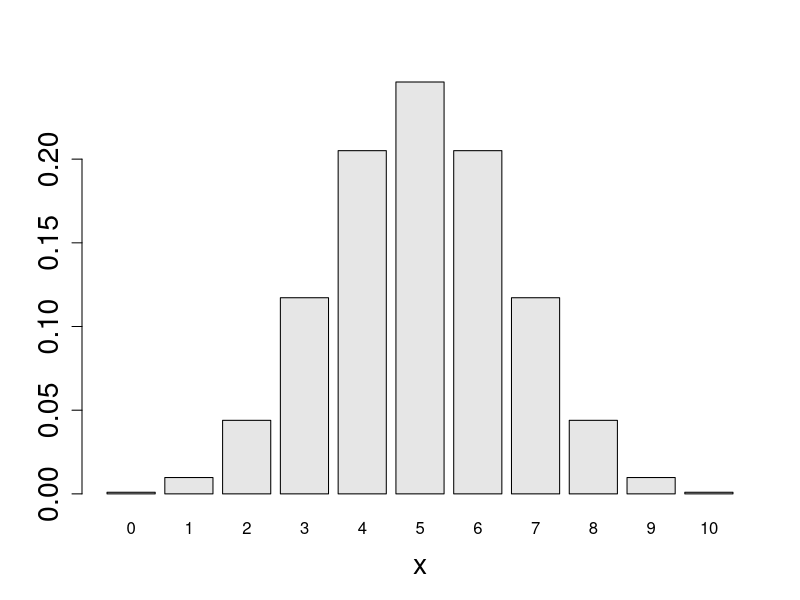
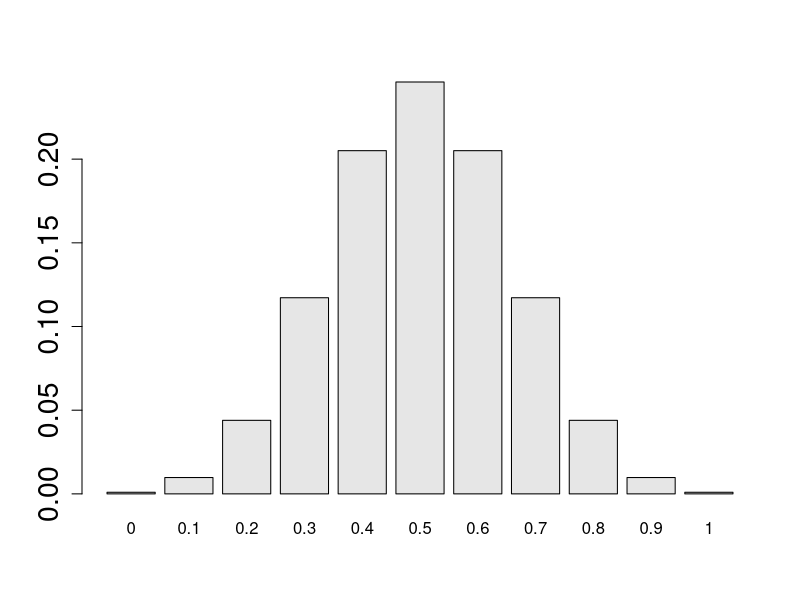
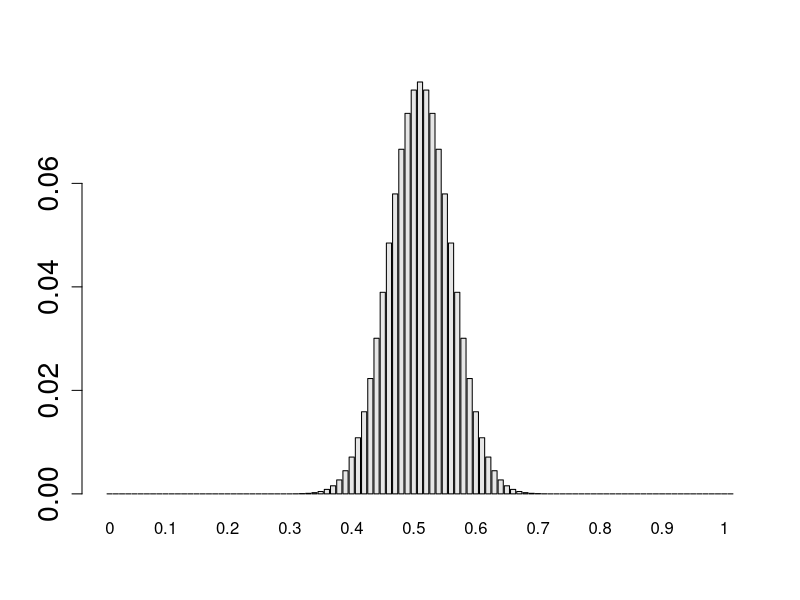
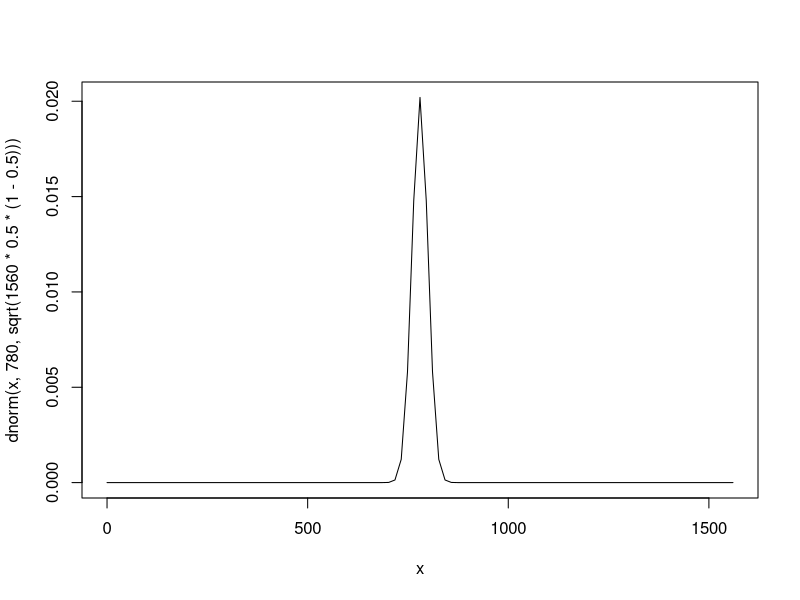
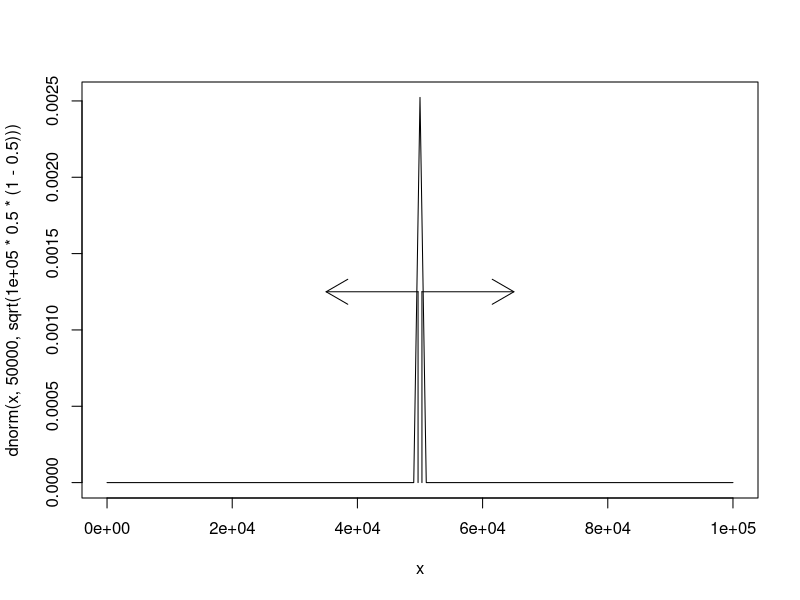
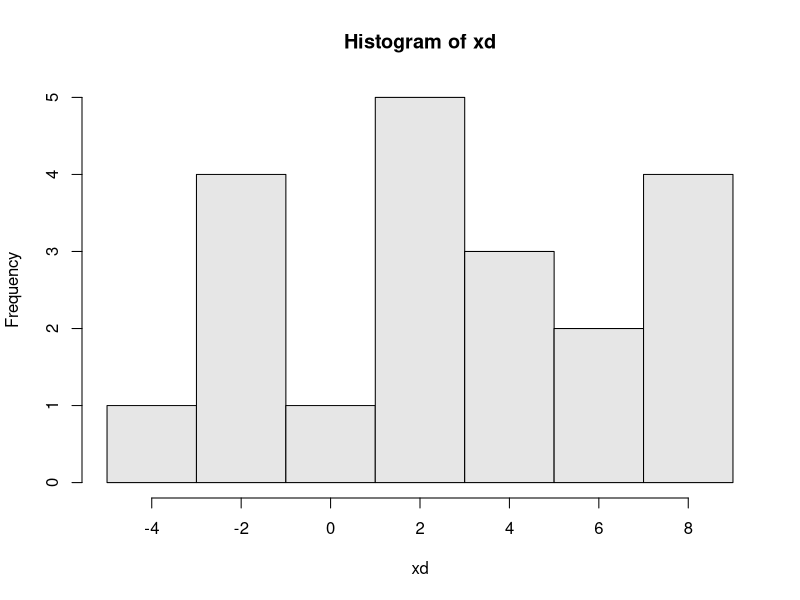
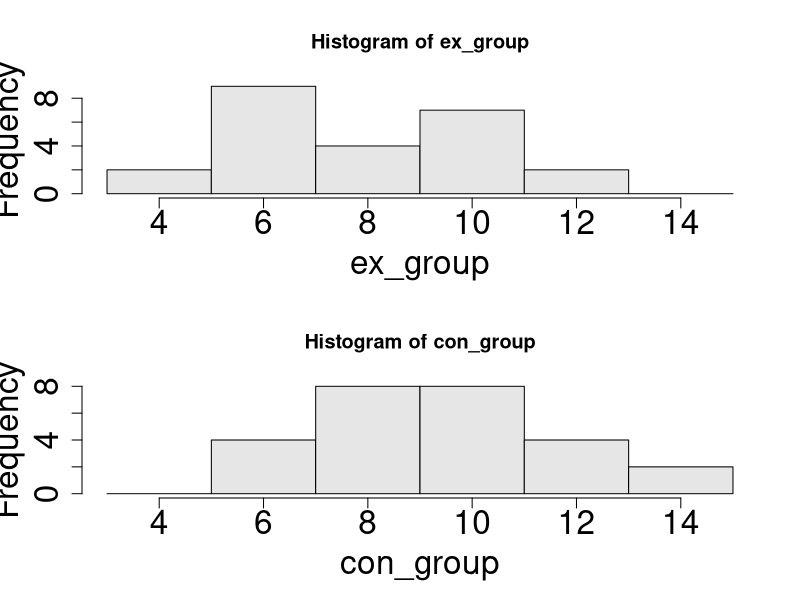
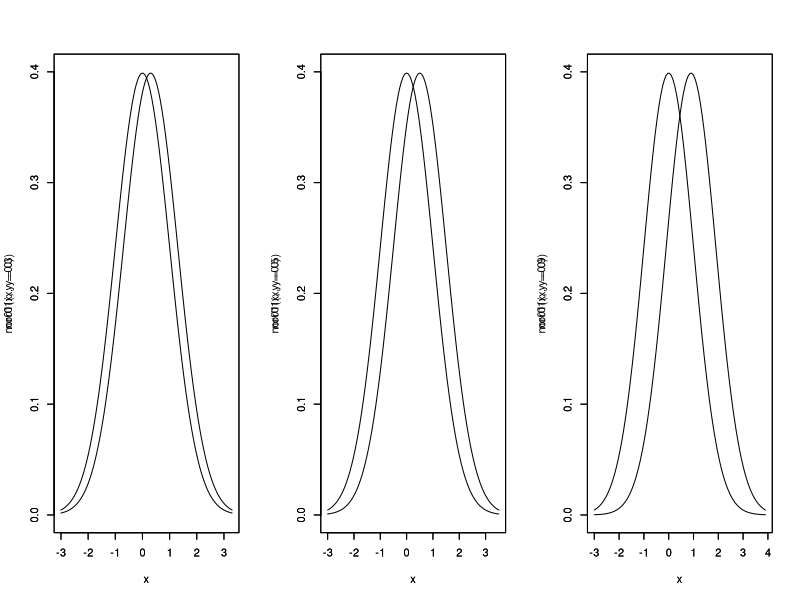

These figures' R source, in order:

##################  Chapter 1 ######################

#Figure 1-2
binom01<-function(x){dbinom(x,10,0.5)};z01<-numeric(11);    #Binomial distribution definition for n=10
for (i in 0:10){z01[i+1]<-binom01(i)}; names(z01)<-0:10
barplot(z01,ylab='',xlab='x',cex.lab=1.7,cex.axis=1.7, col=gray(0.9));#Figure1-2
round(z01*100,1);                                                  #probability indication

round(dbinom(7,10,0.5),3);                                         #Equation (1.5)
sum(round(z01*100,1)[8:11])*2;                                     #Equation (1.6)
round(dbinom(70,100,0.5),6);                                       #Equation (1.7)
pbinom(30,100,0.5)+pbinom(69,100,0.5,lower.tail =F);               #Equation (1.8)
#Note that lower.tail =T is less than, lower.tail =F is greater than

#Figure 1-4
binom01<-function(x){dbinom(x,10,0.5)};z01<-numeric(11)
for (i in 0:10){z01[i+1]<-binom01(i)}; names(z01)<-c(0:10)/10;     #Sample Ratio
barplot(z01,ylab='',xlab='',cex.lab=1.7,cex.axis=1.7, col=gray(0.9))#Figure 1-4

#Figure 1-5
binom01<-function(x){dbinom(x,100,0.5)};z01<-numeric(101);  #Binomial distribution definition for n=100
for (i in 0:100){z01[i+1]<-binom01(i)};                     #Assigning probabilities
z02<-rep(NA,101);z02[c(1:10)*10]<-c(1:10)/10;z02[1]<-0;     #Creating labels
names(z01)<-z02
barplot(z01,ylab='',xlab='',cex.lab=1.7,cex.axis=1.7, col=gray(0.9));#Figure 1-5

#Rejection range for n=100
qbinom(0.025,100,0.5);qbinom(0.975,100,0.5)

#Interval estimation with confidence intervals and the width of the confidence intervals 
#(note that this is not the width of the adoption region)
binom.test(x=7,n=10,p=0.5);        round(0.9332605-0.3475471,3) 
binom.test(x=70,n=100,p=0.5);      round(0.7875936-0.6001853,3) 

#"Feeling the future" test results Reanalysis of Bem (2011) ##############
x <- 829 ;  n <- 1560                               #Number of positive responses and data 
binom.test(x,n,p=0.5);                              #Tests using the binomial distribution
(z<-(x-n*0.5)/sqrt(n*0.5*(1-0.5)));                 #test statistic with normal approximation 
(1-pnorm(z))*2;                                     #p-value by normal approximation

#Rejection range for n=1560
n*0.5+1.96*sqrt(n*0.5*(1-0.5));                     #Upper side rounded up to 819
n*0.5-1.96*sqrt(n*0.5*(1-0.5));                     #Lower side truncated to 741
819/n; 741/n;                                       #Rejection range of sample proportions
curve(dnorm(x,780,sqrt(1560*0.5*(1-0.5))),0,1560);  #Figure 1-6

#Let's do a "telekinesis experiment."
n<-100000;    x<-53100;
n*0.5+1.96*sqrt(n*0.5*(1-0.5));                     #Upper side rounded up to 50310
n*0.5-1.96*sqrt(n*0.5*(1-0.5));                     #Lower side truncated to 49690
50310/n; 49689/n;                                   #Rejection range of sample proportions
binom.test(x,n,p=0.5);                              #Binomial distribution for accurate testing
curve(dnorm(x,50000,sqrt(100000*0.5*(1-0.5))),0,100000);  #Figure 1-7
segments(50310,0,50310,0.00125);arrows(50310,0.00125,65000,0.00125);
segments(49690,0,49690,0.00125);arrows(49690,0.00125,35000,0.00125);

##################  Chapter 2  ######################

#Table 2-1
x1<-c(53.1,51.5,45.5,55.5,49.6,50.1,59.2,54.7,53.0,48.6,
      55.3,52.6,51.7,48.6,56.4,42.9,50.3,42.4,51.2,39.1)
x2<-c(48.3,45.2,46.6,56.6,41.2,44.6,51.9,55.5,45.4,47.6,
      50.6,54.5,49.0,43.9,53.8,40.1,52.8,35.3,55.6,38.0)
xd=x1-x2;                                           #weight difference
x<-cbind(x1,x2,xd);                                 #Summary of data
(n<-nrow(x));                                       #Number of observation targets

#Figure 2-1 
# right=F is the argument to make [greater than, less than] T is the argument to make [greater than, less than]
hist(xd,breaks=seq(-5,9,2),right=F,ylim=c(0,5),col=gray(0.9));

#numerical summary 
round(mean(xd),2);                                  # mean (weight difference)
round(mean(x1),2);round(mean(x2),2);                # mean
sort(xd);                                           # sort
(me1<-median(xd));                                  # median
van<-function(x){mean((x-mean(x))^2)};              # Function of sample variance
vad<-van(xd);round(vad,2);                          # variance
round(var(xd),2);                                   # unbiased variance
sdd<-sqrt(vad);round(sdd,2);                        # standard deviation
round(sd(xd),2);                                    # SD by unbiased variance

#Test for difference of means of two corresponding groups
t.test(x1,x2,paired=T);                             # t-test (exact)
(t<-(mean(xd)/sd(xd))*sqrt(20));                    # t-value (approximate match by normal approximation)
(1-pnorm(3.2185,0,1))*2;                            # p-value (slightly off by normal approximation)

#Move n in equation (2.12)
for (n in c(20,50,100,1000,5000,100000,5)){print(round((1.96*3.81)/sqrt(n),3))}

##################  Chapter 3  ######################

#Raw data on therapeutic effect of antimicrobial A
ex_group<-c(5.5,10.0,5.5,6.0,9.0,9.5,6.5,7.0,12.5,7.0,6.5,10.5,
                 9.0,4.5,6.5,9.5,10.0,9.5,10.5,6.5,8.5,12.5,4.0,9.0)
con_group<-c(5.5,11.5,7.0,7.5,10.5,11.0,8.0,8.5,14.0,8.5,10.0,8.0,12.0,
                 10.5,6.0,8.0,11.0,11.5,11.0,12.0,8.0,10.0,14.0,5.5,10.5,9.0)

#Table 3-1
length(ex_group);       length(con_group);               # Number of observation targets
round(mean(ex_group),1);round(mean(con_group),1);        # sample mean
round(sd(ex_group),1);  round(sd(con_group),1);          # unbiased variance

#Figure 3-1
par(mfrow=c(2,1))
hist(ex_group,breaks=seq(3,15,2), col =gray(0.9),cex.lab=2.0,cex.axis=2.0)
hist(con_group,breaks=seq(3,15,2), col =gray(0.9),cex.lab=2.0,cex.axis=2.0)
par(mfrow=c(1,1))

(s_within<-sqrt((23*sd(ex_group)^2 + 25*sd(con_group)^2)/(24+26-2)));   #Equation (3.3)
(naste<-sqrt((24 * 26)/(24+26)));                                       #Equation (3.4)
(z<-((mean(con_group)-mean(ex_group))/s_within)*naste);                 #Equation (3.5)
(1-pnorm(2.159465))*2;                                        #p-value (normal approximation)
(1-pt(2.159465,df=24+26-2))*2;                                #p-value (t-distribution)
t.test(con_group,ex_group,var.equal = T);                          #t-test

# Move n in Equation (3.6)
nas<-function(n){sqrt(n^2/(2*n))};                            #Equation (3.6)
for (n in c(1000,10000,100000,5)) { print(round(1.96*2.3/nas(n),4)) }
24* 0.2016;                                          #Convert days to units of time
60*24*0.0638;                                        #Convert days to minutes
60*24*0.0202;                                        #Convert days to minutes

#Statistical Power Analysis #################################
#install.packages("pwr");                            #Run once if no pwr
library(pwr);                                        #Load and attach add-on package pwr

#Table 3-4   Determining n for Tests of Proportions
#h1<-seq(0.45,0.05,-0.05);          # To calculate from 0.45 to 0.05 (values are the same)
h1<-seq(0.55,0.95,0.05);            # Scope of calculation
h2<-ES.h(h1,0.5);                   # Effect size for ratio tests
box1<-matrix(0,3,length(h1));       # Creating a matrix to store the results
ii<-0;                              # counter initialization
for (i in h2){
 ii<-ii+1
 box1[1,ii]<-ceiling(
       pwr.p.test(h=i,sig.level=0.05,power=0.7,alternative="two.sided")$n)
 box1[2,ii]<-ceiling(
       pwr.p.test(h=i,sig.level=0.05,power=0.8,alternative="two.sided")$n)
 box1[3,ii]<-ceiling(
       pwr.p.test(h=i,sig.level=0.05,power=0.9,alternative="two.sided")$n)
}
rowname01<-c("1-\beta=0.7","1-\beta=0.8","1-\beta=0.9")
rownames(box1)<-rowname01
colnames(box1)<-h1
print(box1)

#Figure 3-3
nor01<-function(x,y){dnorm(x,y,1)};                #Functional definition of normal probability density
par(mfrow=c(1,3))
x01<-c(-3,3.3);                                    #δ=0.3
curve(nor01(x,y=0),xlim=x01,ylim=c(0,0.4))
par(new=T);curve(nor01(x,y=0.3),xlim=x01,ylim=c(0,0.4))
x01<-c(-3,3.5);                                    #δ=0.5
curve(nor01(x,y=0),xlim=x01,ylim=c(0,0.4))
par(new=T);curve(nor01(x,y=0.5),xlim=x01,ylim=c(0,0.4))
x01<-c(-3,3.9);                                    #δ=0.8
curve(nor01(x,y=0),xlim=x01,ylim=c(0,0.4))
par(new=T);curve(nor01(x,y=0.9),xlim=x01,ylim=c(0,0.4))
par(mfrow=c(1,1))

#Table 3-6  Number of Observations Required for the Test of Mean Differences Between Two Independent Groups
h1<-seq(0.1,1.0,0.1);               #Scope of calculation
box2<-matrix(0,3,length(h1));       #Creating a matrix to store the results
ii<-0;                              #counter initialization
for (i in h1){
 ii<-ii+1
 box2[1,ii]<-ceiling(
       pwr.t.test(d=i,sig.level=0.05,power=0.7,type="two.sample")$n)
 box2[2,ii]<-ceiling(
       pwr.t.test(d=i,sig.level=0.05,power=0.8,type="two.sample")$n)
 box2[3,ii]<-ceiling(
       pwr.t.test(d=i,sig.level=0.05,power=0.9,type="two.sample")$n)
}
rownames(box2)<-rowname01
colnames(box2)<-h1
print(box2)

#Table 3-7   Number of Observations Required for the Test of Mean Differences Between Two Related Groups 
h1<-seq(0.1,1.0,0.1);               #Scope of calculation
box3<-matrix(0,3,length(h1));       #Creating a matrix to store the results
ii<-0;                              #counter initialization
for (i in h1){
 ii<-ii+1
 box3[1,ii]<-ceiling(pwr.t.test(d=i,sig.level=0.05,power=0.7,type="paired")$n)
 box3[2,ii]<-ceiling(pwr.t.test(d=i,sig.level=0.05,power=0.8,type="paired")$n)
 box3[3,ii]<-ceiling(pwr.t.test(d=i,sig.level=0.05,power=0.9,type="paired")$n)
}
rownames(box3)<-rowname01
colnames(box3)<-h1
print(box3)

##################  Chapter 4  ######################

# One-tailed probability and binomial test with intention 1
pbinom(7,24,0.5);                                # Probability of having less than 7 people in binomial distribution
binom.test(7,24,p=0.5,alternative = "two.sided");# Binomial test (intention 1 not significant)

# One-sided probability of negative binomial distribution by intention2.
# The grammar of the distribution function is pnbinom(number of cured, number of noncured, mother ratio).
# It took 24 treatments before we observed 7 nonhealers.
# The probability that the nonheal rate is lower than that is 24-7=17 or more healed patients.
# Subtract the probability (distribution function) of having less than 16 cured patients from 1.
# Since doubling the number is less than 0.05, intention 2 is a significant difference.
1-pnbinom(16,7,0.5)

#Figure 4-1　Sample Distribution of Patient Numbers by Negative Binomial Distribution
#Let the number of treatments be a function of the number of treatments as 
# pnbinom(Number of Treatments-Number of Non-Cured, Number of Non-Cured, Population Ratio)
dnbinom01<-function(x){dnbinom(x-7,7,0.5)};z01<-numeric(24);   #function definition
for (i in 7:30){z01[i-6]<-dnbinom01(i)}; names(z01)<-7:30;     #probability calculation
barplot(z01,col=gray(0.9));                                    #Figure 4-1

# Simulation of true risk rate with intention 4
# Calculate from 3 cases to 1 case each with a cure rate that is larger is more desirable according to the test and bem
# Smaller value of s =10000 will allow for shorter computation time.
set.seed(1234)
a<-365*2;                                           # Number of certifications
s<-100;                                             # Number of simulations
proba<-0.50;                                        # Population Ratio
r<-numeric(s);                                      # Vector Preparation
for (j in 1:s) {                                    # Counting of follow-up examinations
  x<-rbinom(a,1,prob=proba);                        # Data generation
  for (i in 3:a){                                   # 3 case or later certification
    no1<-sum(x[1:i]);hi<-no1/i;                     # Number of successes /success rate
    pval<-binom.test(no1,i,p=0.5)$p.value;           # Every morning examination
    if ((pval<0.05)&(hi>=0.5)) {r[j]<-1; break};     # If more than 0.5 and significant, write
  }
}
#print(r);                                          # Raw data Significant difference is 1
(rm<-mean(r));                                      # True risk rate

#The true risk rate for 2 years of hard work was 0.1994.
#The true risk ratio for 3 years of hard work was 0.2185.
#If we set the mother ratio proba=0.53 to match Bem,
# The true risk ratio for 2 years of hard work was 0.6091.
# The true risk rate for 3 years of hard work was 0.7314.
